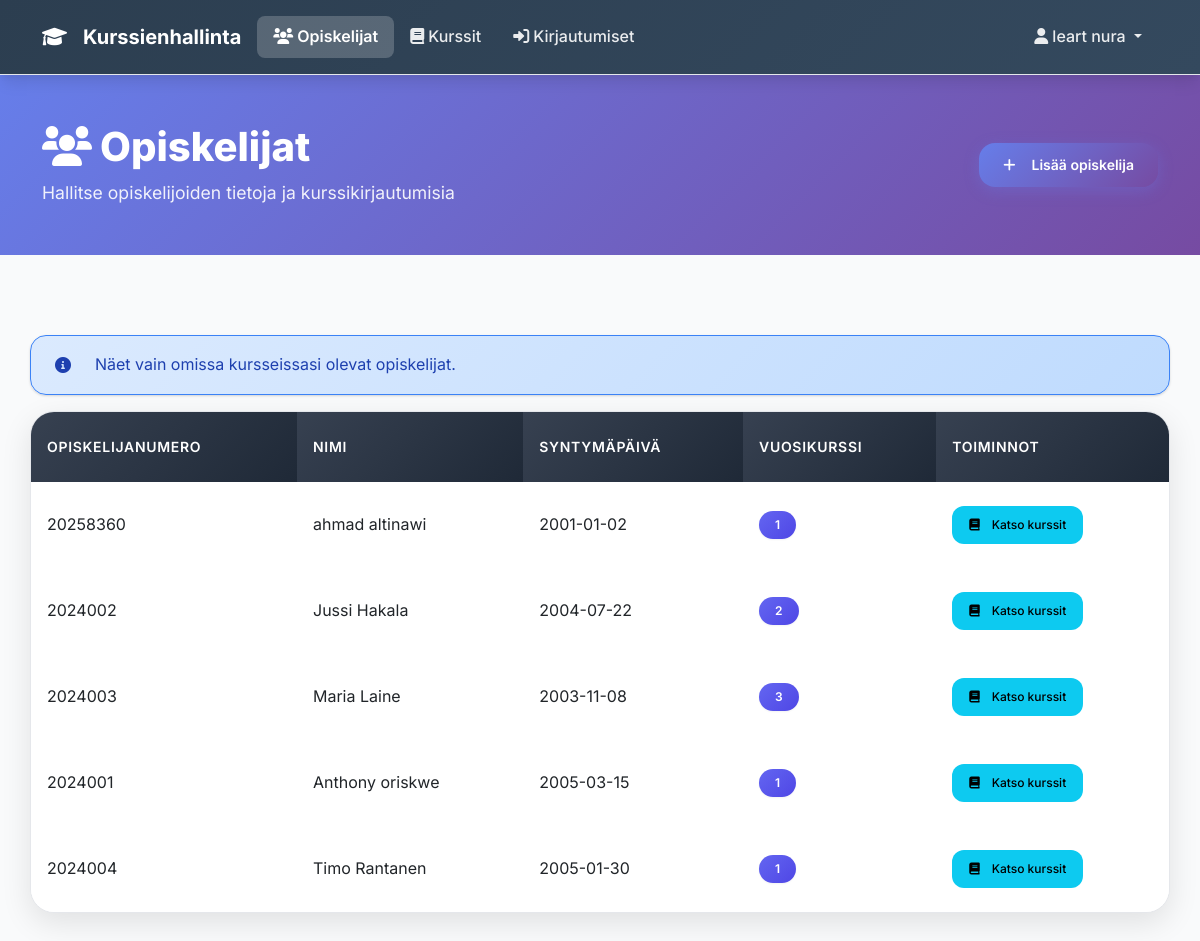
Screenshot of /opiskelijat.php (signed in) with the database file from the repository.
### tables this page shows
CREATE TABLE `opiskelijat` (
  `tunnus` int(11) NOT NULL AUTO_INCREMENT,
  `kayttaja_tunnus` int(11) DEFAULT NULL,
  `opiskelijanumero` varchar(20) NOT NULL,
  `etunimi` varchar(50) NOT NULL,
  `sukunimi` varchar(50) NOT NULL,
  `syntymapaiva` date NOT NULL,
  `vuosikurssi` int(11) NOT NULL CHECK (`vuosikurssi` >= 1 and `vuosikurssi` <= 3),
  `created_at` timestamp NOT NULL DEFAULT current_timestamp(),
  `updated_at` timestamp NOT NULL DEFAULT current_timestamp() ON UPDATE current_timestamp(),
  PRIMARY KEY (`tunnus`),
  UNIQUE KEY `opiskelijanumero` (`opiskelijanumero`),
  KEY `kayttaja_tunnus` (`kayttaja_tunnus`),
  CONSTRAINT `opiskelijat_ibfk_1` FOREIGN KEY (`kayttaja_tunnus`) REFERENCES `kayttajat` (`tunnus`) ON DELETE SET NULL
);

### config/auth.php (called while the page is built, shortened)
<?php
function isLoggedIn() {
    return true;
}
function hasRole($requiredRole) {
    if (is_array($requiredRole)) {
        return in_array($_SESSION['user_role'], $requiredRole);
    }
    return $_SESSION['user_role'] === $requiredRole;
}
function isAdmin() {
    return hasRole('admin');
}
function isTeacher() {
    return hasRole('opettaja');
}
function canManageCourses() {
    return hasRole(['admin', 'opettaja']);
}
function canEnrollStudents() {
    return hasRole(['admin', 'opettaja']);
}
function canEditAll() {
    return isAdmin();
}
function getCurrentUserName() {
    return $_SESSION['user_name'] ?? null;
}
?>

### opiskelijat.php (the view, shortened to what this page needs)
<?php
require_once 'config/auth.php';
$pdo = getDbConnection();
$opiskelijat = [];
try {
    if (isAdmin()) {
        $stmt = $pdo->query("SELECT * FROM opiskelijat ORDER BY sukunimi, etunimi");
        $opiskelijat = $stmt->fetchAll();
    } elseif (isTeacher()) {
        $teacherId = getCurrentTeacherId();
        $stmt = $pdo->prepare("
            SELECT DISTINCT o.*
            FROM opiskelijat o
            JOIN kurssikirjautumiset kk ON o.tunnus = kk.opiskelija_tunnus
            JOIN kurssit k ON kk.kurssi_tunnus = k.tunnus
            WHERE k.opettaja_tunnus = ?
            ORDER BY o.sukunimi, o.etunimi
        ");
        $stmt->execute([$teacherId]);
        $opiskelijat = $stmt->fetchAll();
    }
} catch (Exception $e) {
    $error = 'Virhe opiskelijoiden haussa: ' . $e->getMessage();
}
?>
<!DOCTYPE html>
<html lang="fi">
<head>
    <link href="https://cdn.jsdelivr.net/npm/bootstrap@5.3.0/dist/css/bootstrap.min.css" rel="stylesheet">
    <link href="https://cdnjs.cloudflare.com/ajax/libs/font-awesome/6.0.0/css/all.min.css" rel="stylesheet">
    <link href="assets/css/modern-design.css" rel="stylesheet">
</head>
<body>
    <nav class="navbar navbar-expand-lg navbar-dark bg-dark">
        <div class="container">
            <a class="navbar-brand" href="./">
                <i class="fas fa-graduation-cap me-2"></i>
                Kurssienhallinta
            </a>
            <div class="collapse navbar-collapse" id="navbarNav">
                <ul class="navbar-nav me-auto">
                    <?php if (canEditAll() || canManageCourses()): ?>
                        <li class="nav-item">
                            <a class="nav-link active" href="opiskelijat.php">
                                <i class="fas fa-users me-1"></i>Opiskelijat
                            </a>
                        </li>
                    <?php endif; ?>
                    <?php if (canManageCourses()): ?>
                        <li class="nav-item">
                            <a class="nav-link" href="kurssit.php">
                                <i class="fas fa-book me-1"></i>Kurssit
                            </a>
                        </li>
                    <?php endif; ?>
                    <?php if (canEnrollStudents()): ?>
                        <li class="nav-item">
                            <a class="nav-link" href="kirjautumiset.php">
                                <i class="fas fa-sign-in-alt me-1"></i>Kirjautumiset
                            </a>
                        </li>
                    <?php endif; ?>
                </ul>
                <?php if (isLoggedIn()): ?>
                    <ul class="navbar-nav">
                        <li class="nav-item dropdown">
                            <a class="nav-link dropdown-toggle" href="#" id="userDropdown" role="button" data-bs-toggle="dropdown">
                                <i class="fas fa-user me-1"></i><?php echo htmlspecialchars(getCurrentUserName()); ?>
                            </a>
                        </li>
                    </ul>
                <?php endif; ?>
            </div>
        </div>
    </nav>
    <div class="page-header">
        <div class="container">
            <div class="d-flex justify-content-between align-items-center">
                <div>
                    <h1><i class="fas fa-users me-2"></i>Opiskelijat</h1>
                    <p>Hallitse opiskelijoiden tietoja ja kurssikirjautumisia</p>
                </div>
                <?php if (canEnrollStudents()): ?>
                    <button type="button" class="btn btn-add" data-bs-toggle="modal" data-bs-target="#addStudentModal">
                        <i class="fas fa-plus me-2"></i>Lisää opiskelija
                    </button>
                <?php endif; ?>
            </div>
        </div>
    </div>
    <div class="container content-section">
        <?php if (isTeacher()): ?>
            <div class="alert alert-info">
                <i class="fas fa-info-circle me-2"></i>
                Näet vain omissa kursseissasi olevat opiskelijat.
            </div>
        <?php endif; ?>
        <div class="table-container">
            <div class="table-responsive">
                <table class="table table-hover">
                        <thead class="table-dark">
                            <tr>
                                <th>Opiskelijanumero</th>
                                <th>Nimi</th>
                                <th>Syntymäpäivä</th>
                                <th>Vuosikurssi</th>
                                <th>Toiminnot</th>
                            </tr>
                        </thead>
                        <tbody>
                            <?php if (empty($opiskelijat)): ?>
                                <tr>
                                    <td colspan="5" class="text-center text-muted">
                                        <i class="fas fa-info-circle me-2"></i>Ei opiskelijoita
                                    </td>
                                </tr>
                            <?php else: ?>
                                <?php foreach ($opiskelijat as $opiskelija): ?>
                                    <tr>
                                        <td><?php echo htmlspecialchars($opiskelija['opiskelijanumero']); ?></td>
                                        <td><?php echo htmlspecialchars($opiskelija['etunimi'] . ' ' . $opiskelija['sukunimi']); ?></td>
                                        <td><?php echo htmlspecialchars($opiskelija['syntymapaiva']); ?></td>
                                        <td>
                                            <span class="badge bg-primary"><?php echo htmlspecialchars($opiskelija['vuosikurssi']); ?></span>
                                        </td>
                                        <td>
                                            <div class="btn-group" role="group">
                                                <button type="button" class="btn btn-info btn-sm"
                                                        onclick="showStudentCourses(<?php echo $opiskelija['tunnus']; ?>, '<?php echo htmlspecialchars($opiskelija['etunimi'] . ' ' . $opiskelija['sukunimi']); ?>')">
                                                    <i class="fas fa-book me-1"></i>Katso kurssit
                                                </button>
                                            </div>
                                        </td>
                                    </tr>
                                <?php endforeach; ?>
                            <?php endif; ?>
                        </tbody>
                    </table>
                </div>
        </div>
    </div>
</body>
</html>

### opiskelijat.php (style rules this page uses)
.page-header { background: linear-gradient(135deg, #667eea 0%, #764ba2 100%); color: white; padding: 3rem 0; margin-bottom: 3rem; }
.page-header h1 { font-weight: 800; font-size: 2.5rem; margin-bottom: 0.5rem; }
.page-header p { font-size: 1.1rem; opacity: 0.9; margin: 0; }
.content-section { padding: 2rem 0; }
.btn-add { background: linear-gradient(135deg, #667eea 0%, #764ba2 100%); border: none; color: white; padding: 0.75rem 1.5rem; border-radius: 1rem; font-weight: 600; transition: all 0.3s ease; box-shadow: 0 4px 15px rgba(102, 126, 234, 0.3); }
.table-container { background: white; border-radius: 1.5rem; box-shadow: 0 10px 30px rgba(0, 0, 0, 0.1); overflow: hidden; border: 1px solid #e5e7eb; }
.table-container .table { margin: 0; }
.table-container .table thead th { background: linear-gradient(135deg, #374151 0%, #1f2937 100%); color: white; font-weight: 600; font-size: 0.875rem; text-transform: uppercase; letter-spacing: 0.05em; padding: 1.5rem 1rem; border: none; }
.table-container .table tbody tr { transition: all 0.3s ease; border-bottom: 1px solid #f3f4f6; }
.table-container .table tbody td { padding: 1.5rem 1rem; vertical-align: middle; border: none; }
.btn-group .btn { border-radius: 0.75rem; font-weight: 500; transition: all 0.3s ease; }
.badge { font-size: 0.75rem; padding: 0.5rem 1rem; border-radius: 1rem; font-weight: 600; }
.badge.bg-primary { background: linear-gradient(135deg, #6366f1 0%, #4f46e5 100%) !important; }

### rows the page displays
opiskelijat: opiskelijanumero "20258360", etunimi+sukunimi "ahmad altinawi", syntymapaiva "2001-01-02", vuosikurssi "1"
opiskelijat: opiskelijanumero "2024002", etunimi+sukunimi "Jussi Hakala", syntymapaiva "2004-07-22", vuosikurssi "2"
opiskelijat: opiskelijanumero "2024003", etunimi+sukunimi "Maria Laine", syntymapaiva "2003-11-08", vuosikurssi "3"
opiskelijat: opiskelijanumero "2024001", etunimi+sukunimi "Anthony oriskwe", syntymapaiva "2005-03-15", vuosikurssi "1"
opiskelijat: opiskelijanumero "2024004", etunimi+sukunimi "Timo Rantanen", syntymapaiva "2005-01-30", vuosikurssi "1"

### other values shown
getCurrentUserName() "leart nura"
